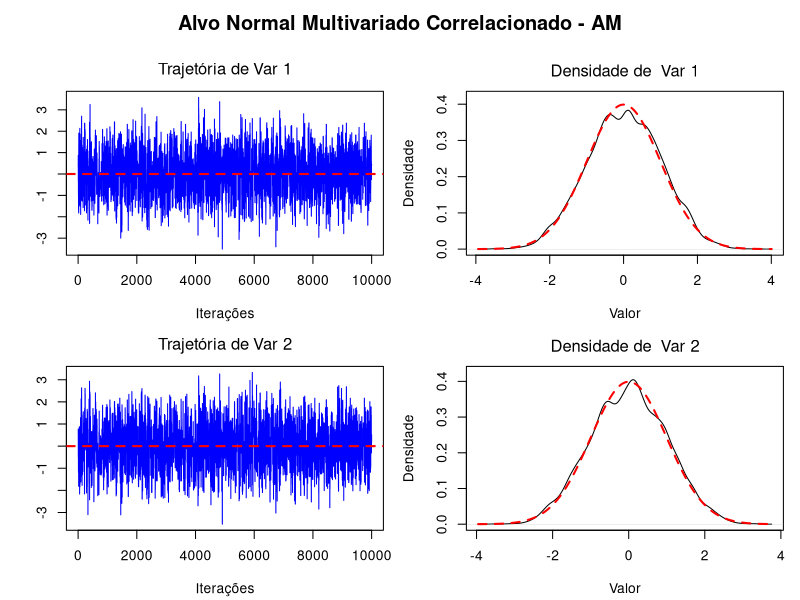
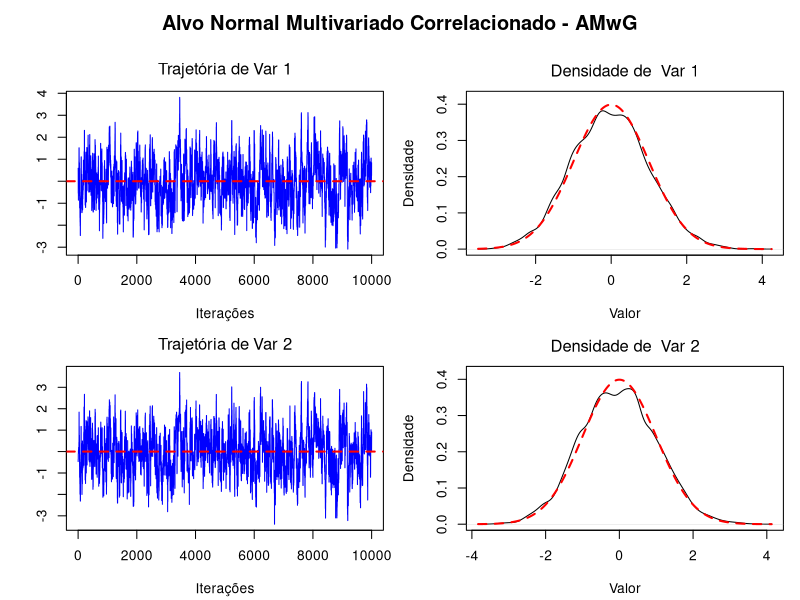
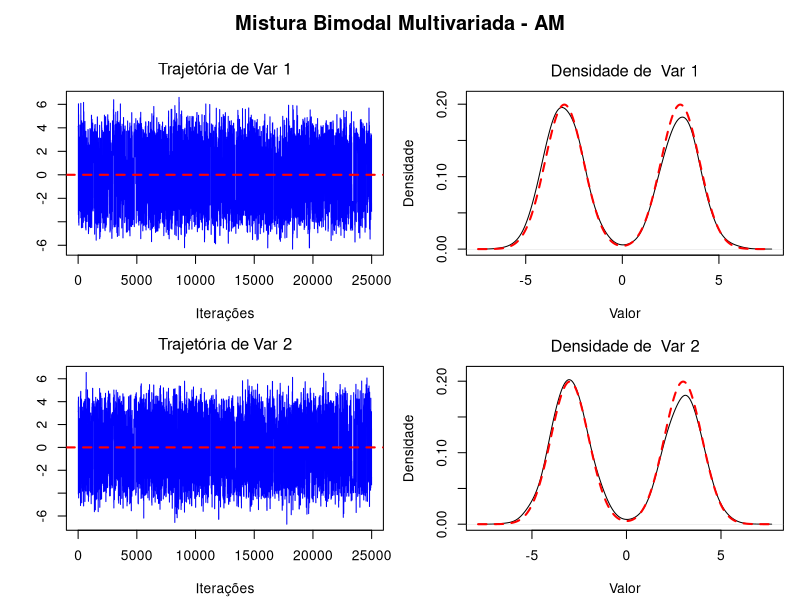
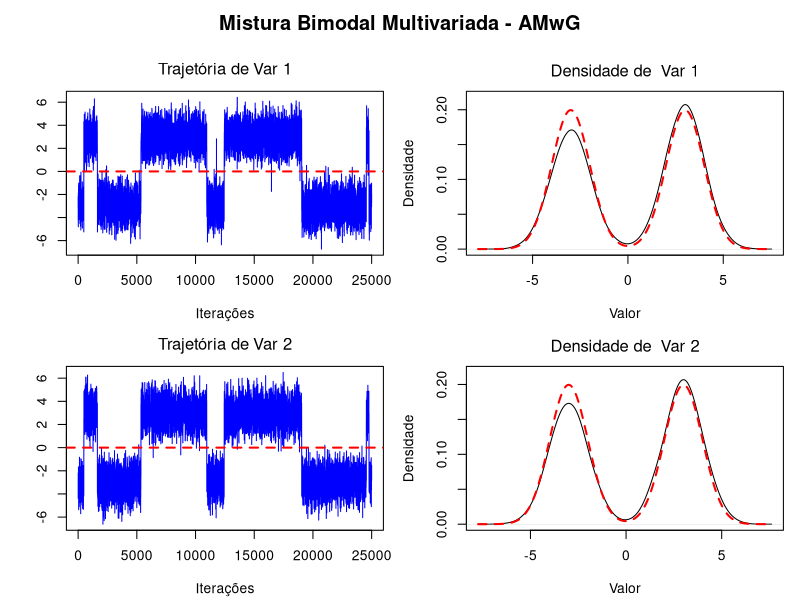

Generate these figures, in order, with R: (Note: a time limit stopped this script after it produced the figures.)
## ---- chunk 1
library(MASS)
library(mvtnorm)
library(coda)
library(ggplot2)
library(gridExtra)
set.seed(123)
## ---- chunk 2
metropolis_adaptativo <- function(log_funcao_alvo, ponto_inicial, cov_inicial, num_iteracoes) {
  
  # log_funcao_alvo: A função log-densidade que queremos amostrar (sua f(x)).
  # ponto_inicial: O vetor de onde a cadeia começa (X^0).
  # cov_inicial: Um "chute" inicial para a matriz de covariância (Sigma^0).
  # num_iteracoes: O número total de passos que o algoritmo vai dar (T).
  
  p <- length(ponto_inicial) # número de parâmetros
  
  # Matriz para guardar todos os resultados
  amostras <- matrix(NA, nrow = num_iteracoes + 1, ncol = p)
  amostras[1, ] <- ponto_inicial # Guarda o ponto inicial na primeira linha
  
  # Ponto atual da cadeia
  ponto_atual <- ponto_inicial
  
  # Parâmetros que serão adaptados
  media_adaptativa <- ponto_inicial
  cov_adaptativa <- cov_inicial
  
  # Fator de escala
  lambda <- (2.38^2) / p
  
  # Termo de estabilidade
  epsilon <- 1e-6 
  
  for (t in 1:num_iteracoes) {
    
    # Algoritmo MH 
    
    # Passo 1: Gerar um candidato X*
    Sigma_proposta <- lambda * cov_adaptativa + diag(p) * epsilon
    candidato <- mvrnorm(1, ponto_atual, Sigma_proposta)
    
    # Passo 2: Calcular a chance de aceitar (em log)
    log_r <- log_funcao_alvo(candidato) - log_funcao_alvo(ponto_atual)
    
    # Passo 3: Aceitar ou Rejeitar
    if (runif(1) < exp(log_r)) {
      ponto_atual <- candidato # Aceita o candidato
    }
    # Se não rejeita, o 'ponto_atual' continua o mesmo 
    
    # Guarda o ponto da iteração 
    amostras[t + 1, ] <- ponto_atual
    
    # Passo Adaptativo:
    
    # Parâmetro de adaptação (gamma)
    gamma <- 1 / t
    
    # Atualiza a média 
    media_adaptativa <- media_adaptativa + gamma * (ponto_atual - media_adaptativa)
    
    # Atualiza a covariância 
    cov_adaptativa <- cov_adaptativa + gamma * (tcrossprod(ponto_atual - media_adaptativa) - cov_adaptativa)
  }
  
  return(amostras)
}

## ---- chunk 3
metropolis_gibbs_adaptativo <- function(log_funcao_alvo, x_inicial, num_iteracoes, batch_size = 50) {
  
  # log_funcao_alvo: função que devolve o log da densidade alvo f(x)
  # x_inicial: vetor de valores iniciais (X^0)
  # num_iteracoes: número total de iterações (T)
  # batch_size: tamanho do "batch" usado na adaptação (T_b)
  
  p <- length(x_inicial)  # número de parâmetros
  amostras <- matrix(NA, nrow = num_iteracoes + 1, ncol = p)
  amostras[1, ] <- x_inicial
 
  # Inicializações
  x_atual <- x_inicial
  sigma <- rep(1, p)            # variâncias iniciais das propostas
  log_sigma <- log(sigma)       # escala logarítmica
  b <- 0                        # contador de batches
  aceitacoes_batch <- rep(0, p) # número de aceitações por parâmetro
  tentativas_batch <- rep(0, p) # número de tentativas por parâmetro
  
  for (t in 1:num_iteracoes) {
    
    # Atualiza cada parâmetro condicionalmente aos outros (Gibbs loop)
    for (j in 1:p) {
      
      # Passo 1: gerar candidato via proposta normal
      x_cand <- x_atual
      x_cand[j] <- rnorm(1, mean = x_atual[j], sd = exp(log_sigma[j]))
      
      # Passo 2: calcular razão de aceitação (em log)
      log_r <- log_funcao_alvo(x_cand) - log_funcao_alvo(x_atual)
      
      # Passo 3: regra de aceitação
      if (runif(1) < exp(log_r)) {
        x_atual[j] <- x_cand[j]
        aceitacoes_batch[j] <- aceitacoes_batch[j] + 1
      }
      # Conta a tentativa
      tentativas_batch[j] <- tentativas_batch[j] + 1
    }
    
    # Guarda a amostra atual
    amostras[t + 1, ] <- x_atual
    
    # Passo 4: Adaptação em tempos pré-definidos (batches)
    if (t %% batch_size == 0 && t > 0) { # Adicionado t > 0 para evitar b=0
      b <- b + 1
      
      # Taxa de aceitação por parâmetro no batch anterior
      taxa_aceitacao <- aceitacoes_batch / tentativas_batch
      taxa_aceitacao[is.nan(taxa_aceitacao)] <- 0 # Evita NaN
      
      # O delta deve diminuir com o tempo. Usamos 'b' (contador de batch)
      delta <- min(0.01, 1 / sqrt(b))
      
      # Regra adaptativa 
      for (j in 1:p) {
        if (taxa_aceitacao[j] > 0.44) {
          log_sigma[j] <- log_sigma[j] + delta
        } else {
          log_sigma[j] <- log_sigma[j] - delta
        }
      }
      
      # Reinicia contadores para o próximo batch
      aceitacoes_batch <- rep(0, p)
      tentativas_batch <- rep(0, p)
    }
  }
  
  return(list(amostras = amostras, log_sigma = log_sigma))
}

## ---- chunk 4
gera_tabela_comparativa <- function(res_am, res_amwg, valor_real) {
  library(dplyr)
  
  # Extrair amostras pós-burn-in
  extrai_metricas <- function(amostras, metodo, valor_real) {
    burnin <- floor(nrow(amostras) / 2)
    amostras_pos <- amostras[(burnin + 1):nrow(amostras), , drop = FALSE]
    medias <- colMeans(amostras_pos)
    vies <- medias - valor_real
    rmse <- sqrt(colMeans((t(t(amostras_pos) - valor_real))^2))
    ess <- effectiveSize(as.mcmc(amostras_pos))
    
    data.frame(
      Método = metodo,
      Parâmetro = paste0("θ", 1:length(medias)),
      Valor_Verdadeiro = valor_real,
      Média = round(medias, 4),
      Viés = round(vies, 4),
      RMSE = round(rmse, 4),
      ESS = round(ess, 2)
    )
  }
  
  tab_am <- extrai_metricas(res_am$amostras, "AM", valor_real)
  tab_amwg <- extrai_metricas(res_amwg$amostras, "AMwG", valor_real)
  
  # Calcular taxa de aceitação global
  taxa_aceitacao <- function(amostras) {
    dif <- apply(amostras, 2, function(x) mean(diff(x) != 0))
    mean(dif)
  }
  
  tab_am$Taxa_Aceitação <- round(taxa_aceitacao(res_am$amostras), 3)
  tab_amwg$Taxa_Aceitação <- round(taxa_aceitacao(res_amwg$amostras), 3)
  
  # Combina as tabelas
  tabela_final <- bind_rows(tab_am, tab_amwg)
  return(tabela_final)
}

gera_graficos_comparativos <- function(res_am, res_amwg, valor_real, Sigma, 
                                       burnin_frac = 0.5, titulo_base = "Comparação AM vs AMwG",
                                       nome_cenario = NULL) {
  # res_am, res_amwg: listas com elemento $amostras (matrix)
  # valor_real: vetor de valores verdadeiros (length p)
  # Sigma: matriz de covariância alvo
  # nome_cenario: string ("Cenário 1", "Cenário 2" ou "Cenário 3")
  
  require(mvtnorm)
  
  # nomes automáticos dos parâmetros
      if (!is.null(nome_cenario) && grepl("3", nome_cenario, ignore.case = TRUE)) {
        nomes_param <- c("beta0", "beta1", "beta2", "sigma^2")
      } else {
        nomes_param <- paste("Var", 1:p)
      }
  
  # --- FUNÇÃO AUXILIAR PARA PLOT ---
  plot_por_metodo <- function(amostras, metodo_nome) {
    burnin <- floor(nrow(amostras) * burnin_frac)
    pos <- amostras[(burnin + 1):nrow(amostras), , drop = FALSE]
    p <- ncol(pos)
    
    op <- par(no.readonly = TRUE)
    on.exit(par(op), add = TRUE)
    par(mfrow = c(2, 2), mar = c(4.2, 4, 2.5, 1), oma = c(0, 0, 3, 0))
    
    for (j in 1:p) {
      # --- 1️⃣ TRAJETÓRIA ---
      plot(
        pos[, j],
        type = "l",
        main = bquote("Trajetória de" ~ .(nomes_param[j])),
        xlab = "Iterações",
        ylab = "",
        col = "blue"
      )
      abline(h = valor_real[j], col = "red", lty = 2, lwd = 2)
      
      # --- 2️⃣ DENSIDADE ESTIMADA ---
      dens_est <- density(pos[, j])
      x_vals <- seq(min(dens_est$x), max(dens_est$x), length.out = 400)
      
      # --- 3️⃣ DENSIDADE TEÓRICA DEPENDENTE DO CENÁRIO ---
      if (is.null(nome_cenario) || grepl("1", nome_cenario, ignore.case = TRUE)) {
        # Cenário 1: Normal padrão
        dens_teorica <- dnorm(x_vals, mean = valor_real[j], sd = sqrt(Sigma[j, j]))
        dens_label <- "N(0,1)"
        
      } else if (grepl("2", nome_cenario, ignore.case = TRUE)) {
        # Cenário 2: Mistura bimodal
        dens_teorica <- 0.5 * dnorm(x_vals, mean = -3, sd = 1) +
                        0.5 * dnorm(x_vals, mean =  3, sd = 1)
        dens_label <- "0.5N(-3,1)+0.5N(3,1)"
        
      } else if (grepl("3", nome_cenario, ignore.case = TRUE)) {
        # Cenário 3: Regressão — sem densidade teórica fechada
        dens_teorica <- NULL
        dens_label <- NULL
      } else {
        dens_teorica <- NULL
        dens_label <- NULL
      }
      
      # --- 4️⃣ PLOTAGEM ---
      ylim_max <- max(dens_est$y, if (!is.null(dens_teorica)) max(dens_teorica) else 0)
      plot(
        dens_est,
        main = bquote("Densidade de " ~ .(nomes_param[j])),
        xlab = "Valor",
        ylab = "Densidade",
        ylim = c(0, ylim_max * 1.05)
    )
      
      if (!is.null(dens_teorica)) {
        lines(x_vals, dens_teorica, col = "red", lwd = 2, lty = 2)
      }
  }
    
    mtext(paste(titulo_base, "-", metodo_nome),
          outer = TRUE, line = 1, cex = 1.2, font = 2)
  }
  
  # --- Executa para AM ---
  plot_por_metodo(res_am$amostras, "AM")
  if (interactive()) readline(prompt = "Pressione [enter] para ver os gráficos do AMwG...")
  
  # --- Executa para AMwG ---
  plot_por_metodo(res_amwg$amostras, "AMwG")
}
## ---- chunk 5
# Dimensão e parâmetros verdadeiros (p = 2)
p <- 2
valor_real <- rep(0, p)

# Matriz de covariância com correlação 0.9^{|i-j|}
rho <- 0.9
Sigma <- outer(1:p, 1:p, function(i, j) rho^abs(i - j))

# Função log-alvo: densidade normal multivariada
log_alvo <- function(theta) {
  dmvnorm(theta, mean = valor_real, sigma = Sigma, log = TRUE)
}

# Condições iniciais e número de iterações
x0 <- rep(2, p)
num_iter <- 20000
cov_inicial <- diag(p) * 0.01
## ---- chunk 6
# --- Rodar AM (Adaptive Metropolis) ---
res_am <- list(
  amostras = metropolis_adaptativo(
    log_funcao_alvo = log_alvo,
    ponto_inicial = x0,
    cov_inicial = cov_inicial,
    num_iteracoes = num_iter
  )
)

# --- Rodar AMwG (Adaptive Metropolis within Gibbs) ---
res_amwg <- metropolis_gibbs_adaptativo(
  log_funcao_alvo = log_alvo,
  x_inicial = x0,
  num_iteracoes = num_iter,
  batch_size = 50
)

# --- Tabela comparativa ---
tabela_comp <- gera_tabela_comparativa(res_am, res_amwg, valor_real)
print(tabela_comp)

# --- Gráficos comparativos (um grid 2x2 por método, estilo similar ao da imagem, com linhas teóricas) ---
gera_graficos_comparativos(res_am, res_amwg, valor_real, Sigma, burnin_frac = 0.5,
  titulo_base = "Alvo Normal Multivariado Correlacionado", nome_cenario = "Cenário 1")
## ---- chunk 7
p <- 2
x0 <- c(2, 2)
num_iter <- 50000
cov_inicial <- diag(p) * 0.01

log_alvo_mistura <- function(x) {
  mu1 <- c(-3, -3)
  mu2 <- c(3, 3)
  sigma <- diag(2)
  logdens <- log(0.5 * dmvnorm(x, mean = mu1, sigma = sigma) +
                   0.5 * dmvnorm(x, mean = mu2, sigma = sigma))
  return(logdens)
}

res_am <- list(amostras = metropolis_adaptativo(log_alvo_mistura, x0, cov_inicial, num_iter))
res_amwg <- metropolis_gibbs_adaptativo(log_alvo_mistura, x0, num_iter, batch_size = 50)

####################### vale colocar no slide?
conta_trocas_modos <- function(amostras) {
  mu1 <- c(-3, -3)
  mu2 <- c(3, 3)
  d1 <- apply(amostras, 1, function(x) dmvnorm(x, mean = mu1, sigma = diag(2)))
  d2 <- apply(amostras, 1, function(x) dmvnorm(x, mean = mu2, sigma = diag(2)))
  modos <- ifelse(d1 > d2, 1, 2)
  trocas <- sum(diff(modos) != 0)
  prop1 <- mean(modos == 1)
  prop2 <- mean(modos == 2)
  c(n_trocas = trocas, prop_modo1 = prop1, prop_modo2 = prop2)
}

diag_am <- conta_trocas_modos(res_am$amostras[(floor(nrow(res_am$amostras)/2)+1):nrow(res_am$amostras), ])
diag_amwg <- conta_trocas_modos(res_amwg$amostras[(floor(nrow(res_amwg$amostras)/2)+1):nrow(res_amwg$amostras), ])
print(diag_am)
print(diag_amwg)
######################

# Use suas funções de resumo (para mistura, passe valor_real = c(NA, NA) ou c(0,0) apenas para compatibilidade)
tabela_comp_mistura <- gera_tabela_comparativa(res_am, res_amwg, valor_real = c(0,0))
print(tabela_comp_mistura)
gera_graficos_comparativos(res_am, res_amwg, valor_real = c(0,0), Sigma = diag(2), burnin_frac = 0.5,
                           titulo_base = "Mistura Bimodal Multivariada", nome_cenario = "Cenário 2")
## ---- chunk 8
simula_dados_reg <- function(n = 200, beta = c(1, 2, -1), sigma = 1, seed = 123) {
  set.seed(seed)
  p <- length(beta)
  X <- cbind(1, matrix(rnorm(n * (p - 1)), n, p - 1))  # Inclui intercepto
  y <- X %*% beta + rnorm(n, 0, sigma)
  list(X = X, y = y, beta = beta, sigma = sigma)
}

log_posterior_reg <- function(params, X, y) {
  beta <- params[1:3]
  sigma2 <- exp(params[4])  # trabalhamos com log(sigma^2)

  # Log-verossimilhança
  mu <- X %*% beta
  log_veross <- sum(dnorm(y, mu, sqrt(sigma2), log = TRUE))

  # Priors:
  # beta ~ N(0, 100I)
  log_prior_beta <- sum(dnorm(beta, 0, 10, log = TRUE))

  # sigma^2 ~ InvGamma(1,1)
  log_prior_sigma <- -2 * log(sigma2) - 1 / sigma2

  return(log_veross + log_prior_beta + log_prior_sigma)
}


dados <- simula_dados_reg(n = 200, beta = c(1,2,-1), sigma = 1, seed = 123)
X <- dados$X
y <- dados$y
p_beta <- ncol(X)
x0_reg <- c(rep(0, p_beta), log(1))
num_iter <- 30000
res_am_reg <- list(amostras = metropolis_adaptativo(
  log_funcao_alvo = function(th) log_posterior_reg(th, X, y),
  ponto_inicial = x0_reg,
  cov_inicial = diag(length(x0_reg)) * 0.01,
  num_iteracoes = num_iter
))
res_amwg_reg <- metropolis_gibbs_adaptativo(
  log_funcao_alvo = function(th) log_posterior_reg(th, X, y),
  x_inicial = x0_reg,
  num_iteracoes = num_iter,
  batch_size = 50
)
valor_real_reg <- c(dados$beta, log(dados$sigma^2))
tabela_reg <- gera_tabela_comparativa(res_am_reg, res_amwg_reg, valor_real_reg)
print(tabela_reg)
gera_graficos_comparativos(res_am_reg, res_amwg_reg, valor_real_reg, Sigma =
                             diag(length(valor_real_reg)), burnin_frac = 0.5,
                           titulo_base = "Regressão Bayesiana (posteriori)",
                           nome_cenario = "Cenário 3")
